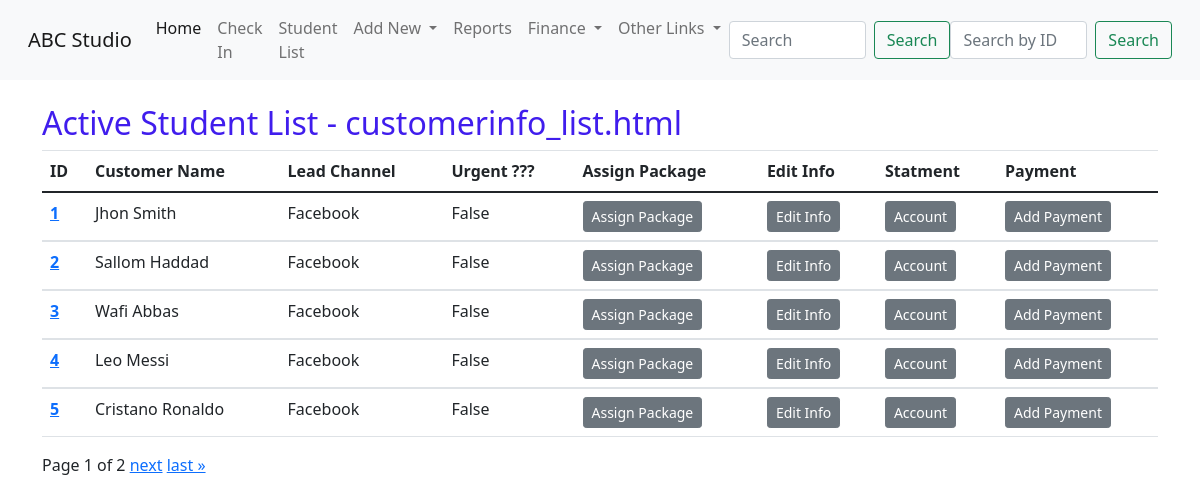
Page /list/ on the committed database.
### student/models.py (models this page shows, shortened)
class customerInfo(models.Model):
    studentId = models.AutoField(primary_key=True)
    customerName = models.CharField(max_length=100 , unique=True)
    customerImg = models.ImageField(upload_to ='media/student/imgs/' , default='default.jpg')
    leadsChannel = models.ForeignKey(leadSource,max_length=50,on_delete=models.CASCADE)
    adsRef = models.CharField(max_length=200,blank=True)
    contactDate = models.DateField(default=datetime.now , editable=False)
    leadeAge = models.IntegerField()
    leadsLocation = models.CharField(max_length=100)
    leadsContactNumber = models.IntegerField()
    emailAddress = models.EmailField(unique=True)
    leadsComment = models.CharField(max_length=1000)
    leadsUrgent = models.BooleanField()
    Nationality = models.ForeignKey(countryList,max_length=250,on_delete=models.CASCADE)
    intersetList = models.ForeignKey(courseList,max_length=50,on_delete=models.CASCADE)
    followUp = models.BooleanField(default=True)

class leadSource(models.Model):
    sourceChannel = models.CharField(max_length=50,unique=True)
    def __str__(self) -> str:
        return f'{self.sourceChannel}'

### student/views.py (the view, shortened to what this page needs)
# urls.py: path('list/',views.customerList.as_view(),name='CustList'),
class customerList(ListView): ## still not working
    queryset = customerInfo.objects.all()
    paginate_by = 5
    model = customerInfo

### student/templates/student/customerinfo_list.html (shortened to what this page needs)
{% extends 'student/base.html' %}
{% block content %}
    <div class="container">
      <br>
      <h2>Active Student List - customerinfo_list.html</h2>
<table class="table">
  <thead>
    <tr>
      <th scope="col">ID</th>
      <th scope="col">Customer Name</th>
      <th scope="col">Lead Channel</th>
      <th scope="col">Urgent ??? </th>
      <th scope="col">Assign Package</th>
      <th scope="col">Edit Info</th>
      <th scope="col">Statment</th>
      <th scope="col">Payment</th>
    </tr>
  </thead>
  {% for x in object_list %}
  <tbody>
    <tr>
      <th scope="row"><a href="/student/dashBoard/{{x.studentId}}">{{x.studentId}} </th></a>
      <td>{{x.customerName}} </td>
      <td>{{x.leadsChannel}}</td>
      <td>{{x.leadsUrgent}}</td>
      <td><button class="btn btn-secondary btn-sm" type="submit" onclick="location.href='{% url 'student:assignPKG' x.studentId %}'">Assign Package</button></td>
      <td><button class="btn btn-secondary btn-sm" type="submit" onclick="location.href='{% url 'student:updateView' x.studentId %}'">Edit Info</button></td>
      <td><button class="btn btn-secondary btn-sm" type="submit" onclick="location.href='{% url 'student:soa_PK' x.studentId %}'">Account</button></td>
      <td><button class="btn btn-secondary btn-sm" type="submit" onclick="location.href='{% url 'student:AddPayment' x.studentId %}'">Add Payment</button></td>
    </tr>
  </tbody>
  {% endfor %}
</table>
<div class="pagination">
  <span class="step-links">
      <span class="current">
          Page {{ page_obj.number }} of {{ page_obj.paginator.num_pages }}
      </span>
      {% if page_obj.has_next %}
          <a href="?page={{ page_obj.next_page_number }}">next</a>
          <a href="?page={{ page_obj.paginator.num_pages }}">last &raquo;</a>
      {% endif %}
  </span>
</div>
{% endblock %}

### student/static/student/custom.css (style rules this page uses)
h2 { color: rgb(64, 29, 237); border-radius: 2; }

### rows in the picture
customerInfo: studentId "1", customerName "Jhon Smith", leadsChannel "Facebook", leadsUrgent "False"
customerInfo: studentId "2", customerName "Sallom Haddad", leadsChannel "Facebook", leadsUrgent "False"
customerInfo: studentId "3", customerName "Wafi Abbas", leadsChannel "Facebook", leadsUrgent "False"
customerInfo: studentId "4", customerName "Leo Messi", leadsChannel "Facebook", leadsUrgent "False"
customerInfo: studentId "5", customerName "Cristano Ronaldo", leadsChannel "Facebook", leadsUrgent "False"

### other values in the picture
{{ page_obj.number }} "1"
{{ page_obj.paginator.num_pages }} "2"
